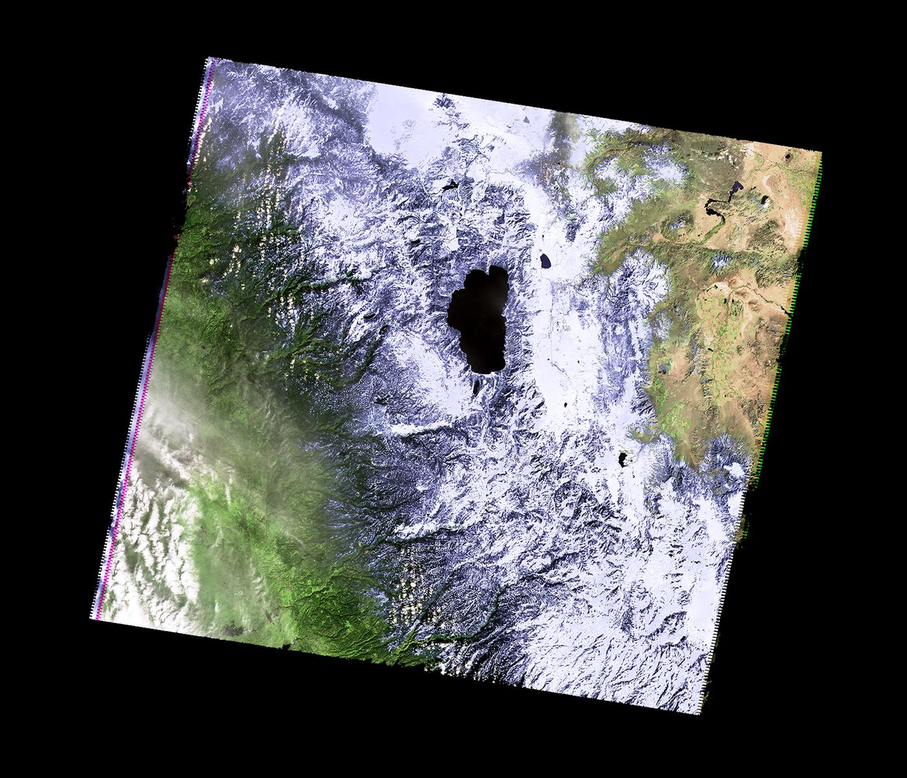
#> input picture 23/feb2011.png, 907 x 778 px, shrunk from 1400 x 1200 before the run
$ python a23.py
#> lines starting #> are read from the running program, lines starting #| are printed output that depends on the picture
#Name:  Xing Tao Shi
#Email:  XingTao.Shi50@myhunter.cuny.edu
#Date:  September 2019
#Takes elevation data of NYC and displays using the default color map

#Import the libraries for arrays and displaying images:
'''
Enter first image file name:  feb2011.png
Enter second image file: feb2014.png
Enter threshold of white pixels: 0.8
Snow count of first image: 228663
Snow count of second image: 31171
Difference between first and second image: 197492
'''
import numpy as np
import matplotlib.pyplot as plt

mess = str(input("Enter first image file name:  "))
#> the answer given: feb2011.png
mess2 = str(input("Enter second image file: "))
#> the answer given: feb2014.png
mess3 = float(input("Enter threshold of white pixels: "))
#> the answer given: 100

#Create a blank image that's all zeros:
img1 = plt.imread(mess)   #Read in image from csBridge.png
#> img1 is the input picture: shape (778, 907, 3) float32; mean R, G, B 0.296, 0.301, 0.304
plt.imshow(img1)		                 #Load image into pyplot

img2 = img1.copy()        #make a copy of our image

count1 = 0

for row in range(len(img2)):
    for col in range(len(img2[0])):
        if img2[row,col,0] > mess3 and img2[row,col,1] > mess3 and img2[row,col,2] > mess3:
            count1 += 1
#> after the loop, count1 = 0

#Create a blank image that's all zeros:
img3 = plt.imread(mess2)   #Read in image from csBridge.png
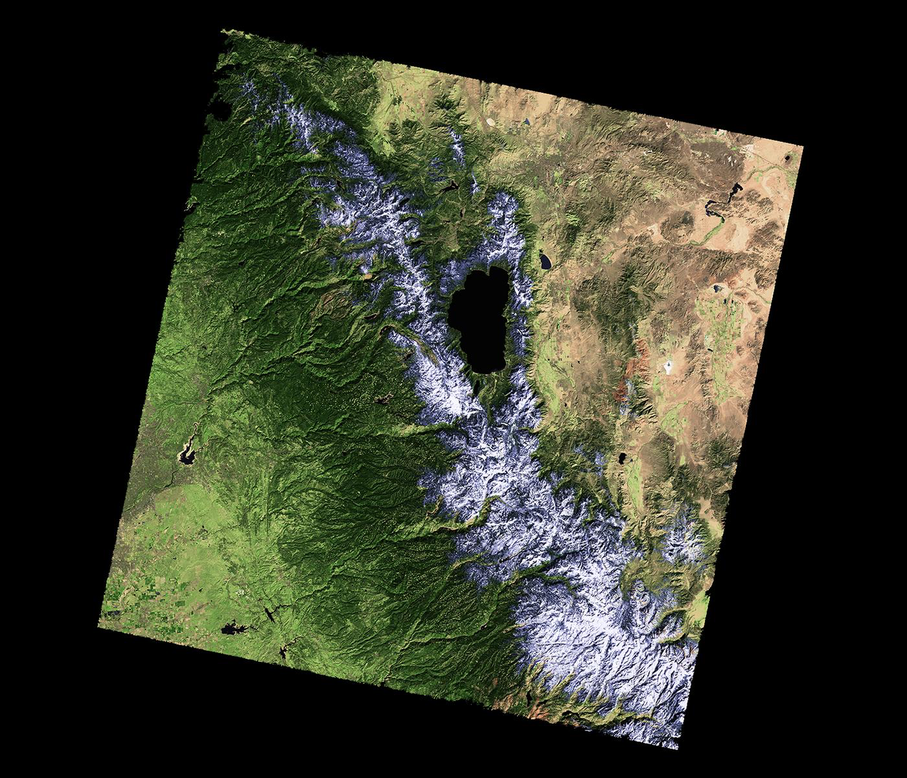
#> input picture 23/feb2014.png, 907 x 778 px, shrunk from 1400 x 1200 before the run
#> img3 is the input picture: shape (778, 907, 3) float32; mean R, G, B 0.206, 0.219, 0.162
plt.imshow(img3)		                 #Load image into pyplot

img4 = img3.copy()        #make a copy of our image

count2 = 0

for row in range(len(img4)):
    for col in range(len(img4[0])):
        if img4[row,col,0] > mess3 and img4[row,col,1] > mess3 and img4[row,col,2] > mess3:
            count2 += 1
#> after the loop, count2 = 0

print("Snow count of first image: " + str(count1))
#| Snow count of first image: 0
print("Snow count of second image: " + str(count2))
#| Snow count of second image: 0
print("Difference between first and second image: " + str(count1 - count2))
#| Difference between first and second image: 0
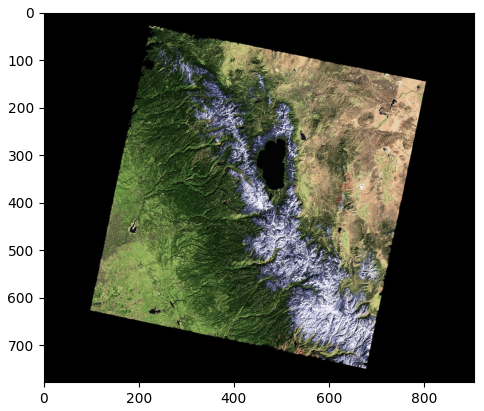
#> figure drawn by matplotlib, 1 panel
